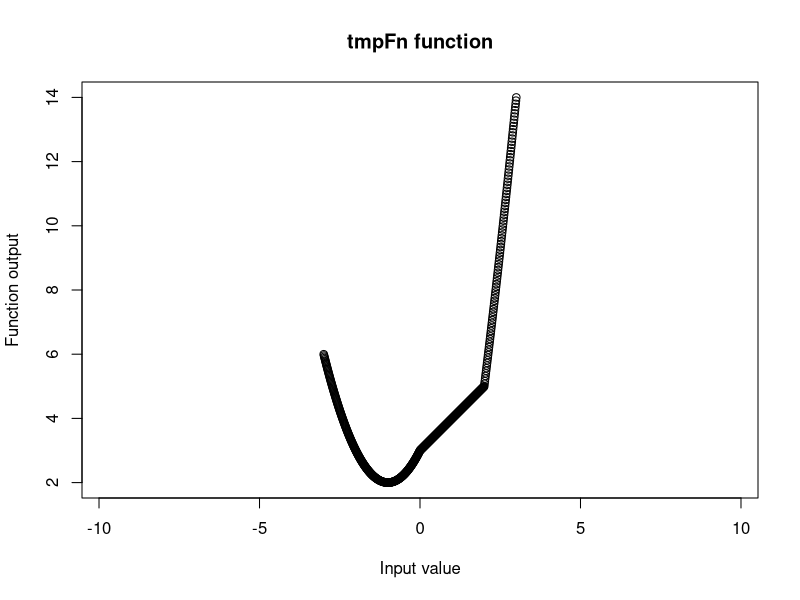

The R script that drew this image:
#Problem 1

matfunc <- function(n,k) {
  diag(x = k, nrow = n, ncol = n)
}
matfunc(6,5)

rm(list = ls())

#Problem 2

tmpFn <- function(xVec) {
  ifelse(test = xVec < 0,
      yes = ((xVec^2) + (2*xVec) + 3),
      no = ifelse(test = 0 <= xVec & xVec < 2,
          yes = (xVec + 3),
          no = ((xVec^2) + (4* xVec) - 7)))
  }

xVec <- seq(from = -3, to = 3, by = .01)
yVec <- tmpFn(xVec)
plot(xVec, yVec, xlab = "Input value", ylab = "Function output", main = "tmpFn function", asp = 1)

rm(list = ls())

#Problem 3

gdc <- function(m,n) {
  firstm <- m
  firstn <- n
  r <- 1
  while (r != 0) {
    r <- m %% n
    m <- n
    n <- r
  }
print(c(firstm, firstn, m))
}

gdc(1420,95)

rm(list = ls())

#Problem 4

order.matrix <- function(mymat) {
ordvec <- sort(mymat)
indrow <- (rep(NA, length(ordvec)))
indcol <- (rep(NA, length(ordvec)))
for (i in 1:length(ordvec)) {
  rowcol <- which(mymat == ordvec[i], arr.ind = TRUE)
  indrow[i] <- rowcol[1,1]
  indcol[i] <- rowcol[1,2]
}
values <- data.frame(number = ordvec, rowindex = indrow, colindex = indcol)
return(values)
}

mymat <- matrix(rchisq(12, 1), nrow = 4)
order.matrix(mymat)

mymat <- matrix(rchisq(20, 1), nrow = 5)
order.matrix(mymat)

rm(list = ls())

#Problem 5

  #Problem 5.a
polaroid <- function(x) {
  p <- length(x)
  r <- sqrt(sum(x^2))

  theta <- rep(0, p-1)
  den <- rep(0, p-2)

  theta[1] <- acos(x[1]/r)
  den[1] <- r

  for (i in 2:(p-1)) {
    den[i] <- den[i-1] * sin(theta[i-1])
    theta[i] <- acos(x[i]/den[i])
  }

  polar <- c(r, theta)
  return(polar)
}

x <- seq(from = 0, to = 10, by = 2)
polaroid(x)

  #Problem 5.b
normalize <- function(mymat) {
  divisor <- rowSums(mymat)
  for (r in 1:nrow(mymat)) {
    for (c in 1:ncol(mymat)) {
      mymat[r,c] <- mymat[r,c]/divisor[r]
    }
  }
  return(mymat)
}

mymat <- matrix(5:13, nrow = 3)
normalize(mymat)

  #Problem 5.c




